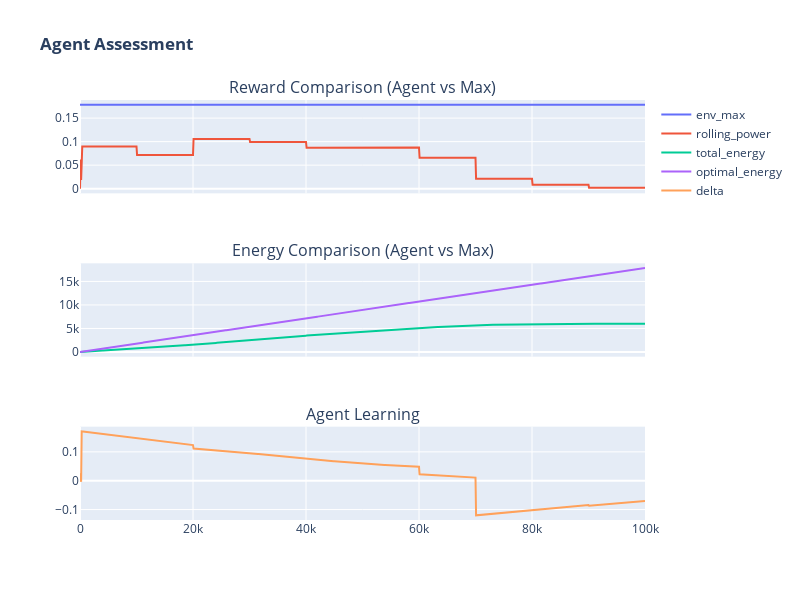

Write notebook code for a chart like this one.
### Code cell
visualizations.plot_rolling_power(tracking_df, temp_env, height=600, width=800)

### Figure 1 — Plotly figure (JSON) as saved in the notebook; plotly's stock layout.template omitted (floating-point values rounded to 4 significant figures; data arrays with more than 128 entries replaced by an {"elided": "..."} marker saying what was removed)
{"data": [{"name": "env_max", "type": "scatter", "x": {"elided": "1001 int values"}, "xaxis": "x", "y": {"elided": "1001 float values"}, "yaxis": "y"}, {"name": "rolling_power", "type": "scatter", "x": {"elided": "1001 int values"}, "xaxis": "x", "y": {"elided": "1001 float values"}, "yaxis": "y"}, {"name": "total_energy", "type": "scatter", "x": {"elided": "1001 int values"}, "xaxis": "x2", "y": {"elided": "1001 float values"}, "yaxis": "y2"}, {"name": "optimal_energy", "type": "scatter", "x": {"elided": "1001 int values"}, "xaxis": "x2", "y": {"elided": "1001 float values"}, "yaxis": "y2"}, {"name": "delta", "type": "scatter", "x": {"elided": "1001 int values"}, "xaxis": "x3", "y": {"elided": "1001 float values"}, "yaxis": "y3"}], "layout": {"annotations": [{"font": {"size": 16}, "showarrow": false, "text": "Reward Comparison (Agent vs Max)", "x": 0.5, "xanchor": "center", "xref": "paper", "y": 1, "yanchor": "bottom", "yref": "paper"}, {"font": {"size": 16}, "showarrow": false, "text": "Energy Comparison (Agent vs Max)", "x": 0.5, "xanchor": "center", "xref": "paper", "y": 0.6111, "yanchor": "bottom", "yref": "paper"}, {"font": {"size": 16}, "showarrow": false, "text": "Agent Learning", "x": 0.5, "xanchor": "center", "xref": "paper", "y": 0.2222, "yanchor": "bottom", "yref": "paper"}], "height": 600, "title": {"text": "<b>Agent Assessment</b>"}, "width": 800, "xaxis": {"anchor": "y", "autorange": true, "domain": [0, 1], "matches": "x3", "range": [0, 100000], "showticklabels": false, "type": "linear"}, "xaxis2": {"anchor": "y2", "autorange": true, "domain": [0, 1], "matches": "x3", "range": [0, 100000], "showticklabels": false, "type": "linear"}, "xaxis3": {"anchor": "y3", "autorange": true, "domain": [0, 1], "range": [0, 100000], "type": "linear"}, "yaxis": {"anchor": "x", "autorange": true, "domain": [0.7778, 1], "range": [-0.009922, 0.1885], "type": "linear"}, "yaxis2": {"anchor": "x2", "autorange": true, "domain": [0.3889, 0.6111], "range": [-992.2, 18850.0], "type": "linear"}, "yaxis3": {"anchor": "x3", "autorange": true, "domain": [0, 0.2222], "range": [-0.1362, 0.1873], "type": "linear"}}}
